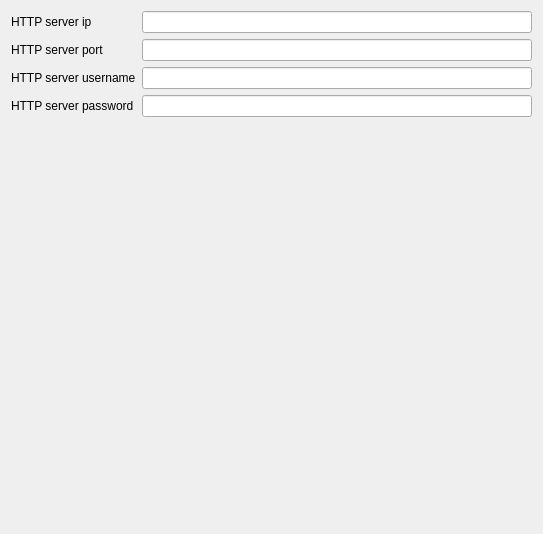
         <widget class="QWidget" name="tab_8">
          <attribute name="title">
           <string>Http server</string>
          </attribute>
          <layout class="QFormLayout" name="formLayout">
           <item row="0" column="0">
            <widget class="QLabel" name="label_62">
             <property name="text">
              <string>HTTP server ip</string>
             </property>
            </widget>
           </item>
           <item row="0" column="1">
            <widget class="C5LineEditWithSelector" name="leHttpIP">
             <property name="Tag" stdset="0">
              <number>65</number>
             </property>
            </widget>
           </item>
           <item row="1" column="0">
            <widget class="QLabel" name="label_63">
             <property name="text">
              <string>HTTP server port</string>
             </property>
            </widget>
           </item>
           <item row="1" column="1">
            <widget class="C5LineEditWithSelector" name="leHttpPort">
             <property name="Tag" stdset="0">
              <number>66</number>
             </property>
            </widget>
           </item>
           <item row="2" column="0">
            <widget class="QLabel" name="label_64">
             <property name="text">
              <string>HTTP server username</string>
             </property>
            </widget>
           </item>
           <item row="2" column="1">
            <widget class="C5LineEditWithSelector" name="leHttpUsername">
             <property name="Tag" stdset="0">
              <number>67</number>
             </property>
            </widget>
           </item>
           <item row="3" column="0">
            <widget class="QLabel" name="label_65">
             <property name="text">
              <string>HTTP server password</string>
             </property>
            </widget>
           </item>
           <item row="3" column="1">
            <widget class="C5LineEditWithSelector" name="leHttpPassword">
             <property name="Tag" stdset="0">
              <number>68</number>
             </property>
            </widget>
           </item>
           <item row="4" column="1">
            <spacer name="verticalSpacer_8">
             <property name="orientation">
              <enum>Qt::Orientation::Vertical</enum>
             </property>
             <property name="sizeHint" stdset="0">
              <size>
               <width>390</width>
               <height>400</height>
              </size>
             </property>
            </spacer>
           </item>
          </layout>
         </widget>
